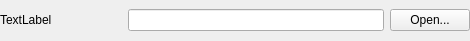
<?xml version="1.0" encoding="UTF-8"?>
<ui version="4.0">
 <class>FilePickerWidget</class>
 <widget class="QWidget" name="FilePickerWidget">
  <property name="geometry">
   <rect>
    <x>0</x>
    <y>0</y>
    <width>400</width>
    <height>41</height>
   </rect>
  </property>
  <property name="windowTitle">
   <string>Form</string>
  </property>
  <layout class="QGridLayout" name="gridLayout">
   <property name="leftMargin">
    <number>0</number>
   </property>
   <property name="topMargin">
    <number>0</number>
   </property>
   <property name="rightMargin">
    <number>0</number>
   </property>
   <property name="bottomMargin">
    <number>0</number>
   </property>
   <property name="horizontalSpacing">
    <number>6</number>
   </property>
   <property name="verticalSpacing">
    <number>0</number>
   </property>
   <item row="0" column="1">
    <widget class="QPushButton" name="openButton">
     <property name="text">
      <string>Open...</string>
     </property>
    </widget>
   </item>
   <item row="0" column="0">
    <layout class="QHBoxLayout" name="horizontalLayout">
     <item>
      <widget class="QLabel" name="label">
       <property name="sizePolicy">
        <sizepolicy hsizetype="Fixed" vsizetype="Preferred">
         <horstretch>0</horstretch>
         <verstretch>0</verstretch>
        </sizepolicy>
       </property>
       <property name="minimumSize">
        <size>
         <width>128</width>
         <height>0</height>
        </size>
       </property>
       <property name="maximumSize">
        <size>
         <width>128</width>
         <height>16777215</height>
        </size>
       </property>
       <property name="text">
        <string>TextLabel</string>
       </property>
      </widget>
     </item>
     <item>
      <widget class="QLineEdit" name="lineEdit">
       <property name="minimumSize">
        <size>
         <width>256</width>
         <height>0</height>
        </size>
       </property>
       <property name="maximumSize">
        <size>
         <width>256</width>
         <height>16777215</height>
        </size>
       </property>
      </widget>
     </item>
    </layout>
   </item>
   <item row="0" column="2">
    <spacer name="horizontalSpacer">
     <property name="orientation">
      <enum>Qt::Horizontal</enum>
     </property>
     <property name="sizeHint" stdset="0">
      <size>
       <width>40</width>
       <height>20</height>
      </size>
     </property>
    </spacer>
   </item>
  </layout>
 </widget>
 <resources/>
 <connections/>
</ui>
